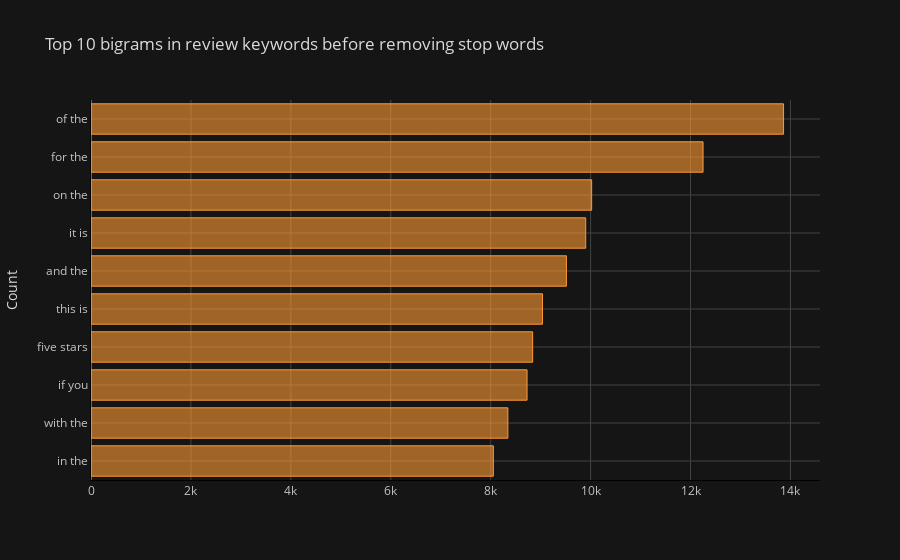

Notebook source saved alongside this figure:
### Markdown cell above
Bigrams Frequency Distribution Before Removing Stop Word

### Code cell
common_words = get_top_n_words(df['keywords'], n=10, remove_stop_words=False, ngram_from=2, ngram_to=2)

df3 = pd.DataFrame(common_words, columns = ['keywords' , 'count'])

df3.groupby('keywords').sum()['count'].sort_values().iplot(
    kind='barh', yTitle='Count', linecolor='black', title='Top 10 bigrams in review keywords before removing stop words'
)

### Figure 1 — Plotly figure (JSON) as saved in the notebook; plotly's stock layout.template omitted (floating-point values rounded to 4 significant figures)
{"data": [{"marker": {"color": "rgba(255, 153, 51, 0.6)", "line": {"color": "rgba(255, 153, 51, 1.0)", "width": 1}}, "name": "count", "orientation": "h", "text": "", "type": "bar", "x": [8053, 8344, 8728, 8840, 9037, 9516, 9902, 10021, 12251, 13862], "y": ["in the", "with the", "if you", "five stars", "this is", "and the", "it is", "on the", "for the", "of the"]}], "layout": {"legend": {"bgcolor": "#151516", "font": {"color": "#D9D9D9"}}, "paper_bgcolor": "#151516", "plot_bgcolor": "#151516", "title": {"font": {"color": "#D9D9D9"}, "text": "Top 10 bigrams in review keywords before removing stop words"}, "xaxis": {"gridcolor": "#434343", "linecolor": "black", "showgrid": true, "tickfont": {"color": "#C2C2C2"}, "title": {"font": {"color": "#D9D9D9"}, "text": ""}, "zerolinecolor": "#666570"}, "yaxis": {"gridcolor": "#434343", "linecolor": "black", "showgrid": true, "tickfont": {"color": "#C2C2C2"}, "title": {"font": {"color": "#D9D9D9"}, "text": "Count"}, "zerolinecolor": "#666570"}}}
